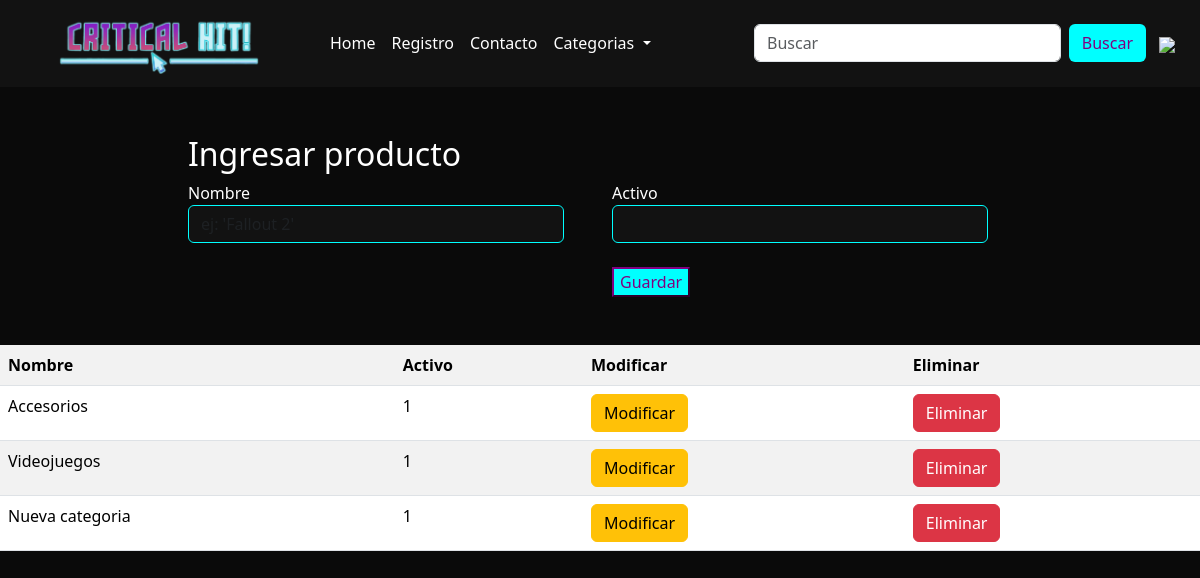
The page /pagina/adminCategoria on the database as committed earlier.
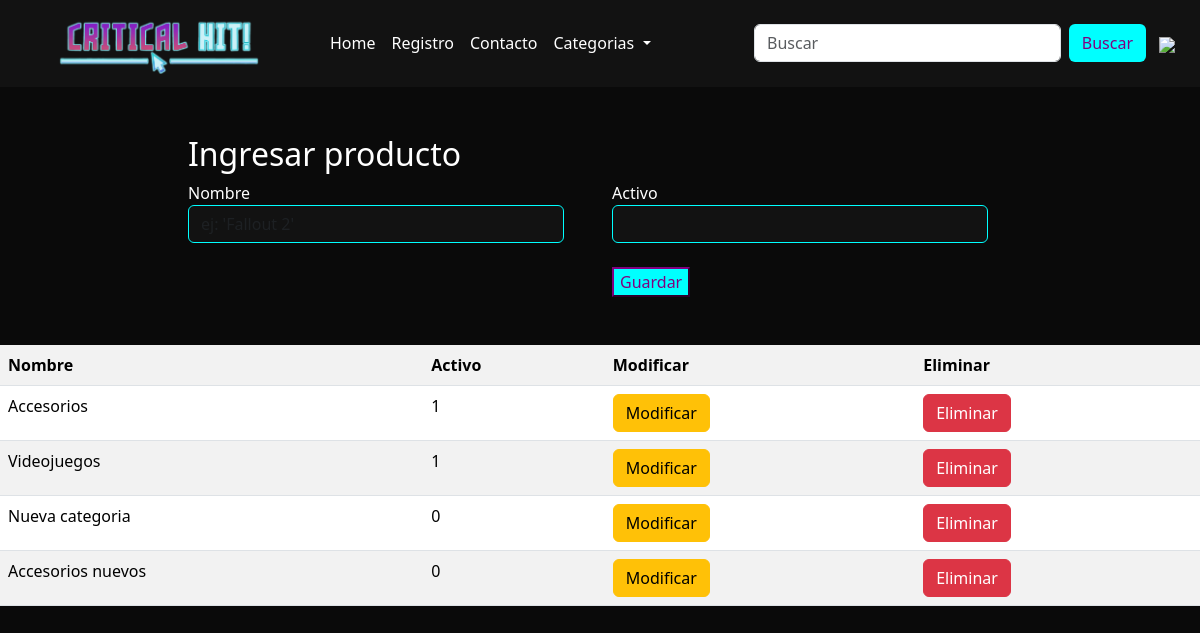
The same page on the database as committed later.
### pagina/models.py (models this page shows, shortened)
class Categoria(models.Model):
    nombre = models.CharField(max_length=100)
    activo = models.IntegerField(default=1)

### pagina/views.py (the view, shortened to what this page needs)
# urls.py: path('adminCategoria', views.adminCategoria, name='adminCategoria'),
def adminCategoria(request):
    context = {}
    context['productos'] = Categoria.objects.all()
    return render(request, 'adminCategorias.html', context)

### pagina/templates/adminCategorias.html (shortened to what this page needs)
{% extends "plantillaBase.html"  %}
{% block contenido %}
{% load static %}
<form class="form" method="post" enctype="multipart/form-data" action="{% url 'adminCategoria' %}" >
    <div class="container-fluid">
      <div class="row justify-content-center">
        <div class="col-10 col-md-4 mt-5">
            <div class="form-group mb-4">
               <h2>Ingresar producto</h2>
              <label for="exampleInputEmail1">
                Nombre
              </label>
              <input type="text" name="txtNombre" class="txtNombre form-control" value="{{item.nombre}}" placeholder="ej: 'Fallout 2'" style="color: white; background-color: #121212; border-color: cyan; "/>
            </div>
        </div>
        <div class="col-10 col-md-4 m-4 mb-5 mt-md-5 ">
            <div class="form-group mb-4">
              <h2><br></h2>
              <label for="exampleInputEmail1">
                Activo
              </label>
              <input name="txtStock" min="0" value="{{item.activo}}"  type="number"
                  class="txtStock form-control form-control" style="color: white; background-color: #121212; border-color: cyan;" />
              </div>
            <input type="button" name="btnEnviar" class="btnEnviar" value="Guardar" style="color: white; background-color: cyan; color: purple; border-color: purple;">
        </div>
      </div>
    </div>
  </form>
{% endblock %}
{% block listado %}
    <table class="table table-responsive table-striped">
        <tr>
            <th>Nombre</th>
            <th>Activo</th>
            <th>Modificar</th>
            <th>Eliminar</th>
        </tr>
    {% for item in productos %}
        <tr>
            <td>{{ item.nombre| capfirst }}</td>
            <td>{{ item.activo }}</td>
            <td><a href="{% url 'buscarCategoria' pk=item.id %}" class="btn btn-warning">Modificar</a></td>
            <td><a href="{% url 'eliminarCategoria' pk=item.id %}" class="btn btn-danger">Eliminar</a></td>
    {% endfor %}
    </table>
{% endblock %}

Rows that differ between the two databases and show on the page:
changed Categoria "Nueva categoria": activo "1" → "0"
added Categoria: nombre "Accesorios nuevos", activo "0"
